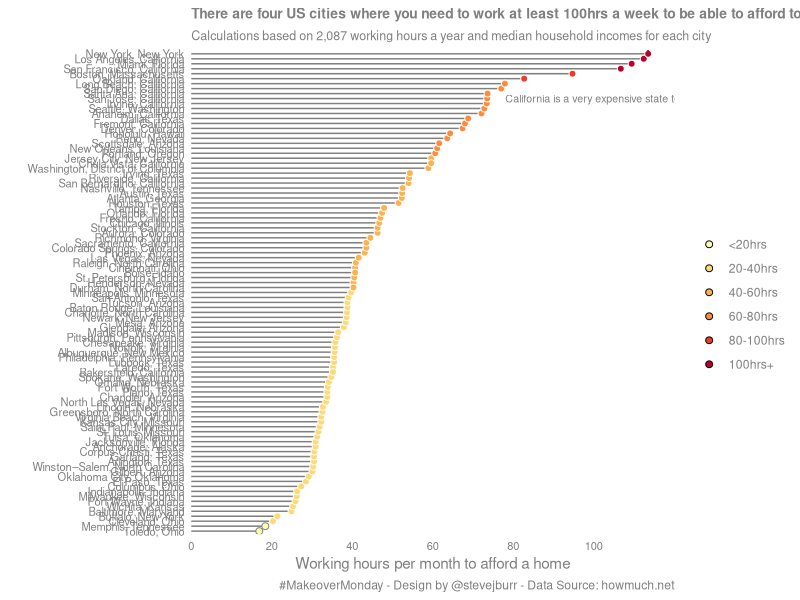

R code for this plot:
library(tidyverse)
library(readxl)

#read in the raw data
data <- read_xlsx("Hours to Pay Mortgage.xlsx")


#check what's in the data
colnames(data)
data %>% distinct(City) %>% pull() %>% length() -> cities

data %>% 
  arrange(`Hours per Month to Afford a Home`) %>%
  mutate(pos=1:n(),
         fill=case_when(`Hours per Month to Afford a Home` <20 ~ "<20hrs",
                        `Hours per Month to Afford a Home` <40 ~ "20-40hrs",
                        `Hours per Month to Afford a Home` <60 ~ "40-60hrs",
                        `Hours per Month to Afford a Home` <80 ~ "60-80hrs",
                        `Hours per Month to Afford a Home` <100 ~ "80-100hrs",
                        TRUE ~ "100hrs+"),
         line=if_else(`Hours per Month to Afford a Home`<20,"grey50","white")) %>%
  mutate(fill=fct_reorder(fill,`Hours per Month to Afford a Home`)) %>%
  #filter(pos<=10 | pos >cities-10) %>%
  mutate(label=paste0(City,", ",State)) %>%
  mutate(label=fct_reorder(label,`Hours per Month to Afford a Home`)) %>%
  ggplot()+
  geom_segment(aes(y=0, yend=`Hours per Month to Afford a Home`,x=label, xend=label),colour="grey50")+
  geom_point(aes(y=`Hours per Month to Afford a Home`,x=label,fill=fill,colour=line),cex=2,shape=21) +
  annotate("text",y=78,x=88,label="California is a very expensive state to live in",hjust="left",size=2.7,colour="grey50")+
  coord_flip() +
  scale_y_continuous(breaks=c(0,20,40,60,80,100),limits=c(0,120),expand=c(0,0)) +
  scale_fill_brewer("",palette = "YlOrRd")+
  scale_colour_identity()+
  labs(x="",
       y="Working hours per month to afford a home",
       title="There are four US cities where you need to work at least 100hrs a week to be able to afford to buy a home",
       subtitle="Calculations based on 2,087 working hours a year and median household incomes for each city",
       caption="#MakeoverMonday - Design by @stevejburr - Data Source: howmuch.net") +
  theme_minimal() +
  theme(text=element_text(colour="grey50"),
        panel.grid=element_blank(),
        axis.title=element_text(colour="grey50"),
        axis.text=element_text(colour="grey50",size=8),
        plot.subtitle = element_text(size=9),
        plot.title=element_text(size=10,face="bold")) -> p


ggsave("plot.png",p,height=10.8,width=9.09)
